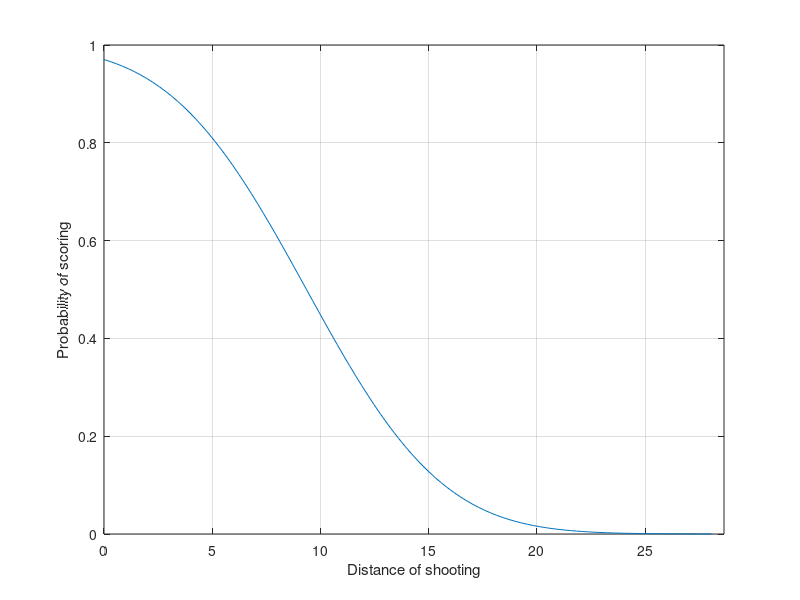

Write MATLAB code to recreate this figure. (Note: this script raises an error after producing the figure.)
clear all
close all

% Limits of variables (size of field in meters)
w = 15;
l = 28.65;

% Basket position
xb = 0;
yb = 1.6;

% Discretization
xn = 100;
yn = 100;
[x,y] = meshgrid(linspace(-w/2, w/2, xn), linspace(0, l, yn));

% Model evaluation
d = sqrt((x-xb).^2 + (y-yb).^2);
norm_d = max(max(d));
d = d./norm_d; % Normalization


% Linear model
p1 = 1-d;

% Nonlinear athlete skill model
p2 = 1 - (0.5 + 0.5*erf(4.*(d - 1/3)));


% Plot

% Nonlinear model
figure(1)
plot(linspace(0,norm_d,100), 1 - (0.5 + 0.5*erf(4.*(linspace(0,1,100) - 1/3))));
xlabel('Distance of shooting');
ylabel('Probability of scoring');
axis([0 l 0 1]);
grid on

% Probabilities
figure(2);
court = imread('fullcourt.png');                 % Court image
courtAlpha = rgb2gray(1.0 * (court < 200));      % Alpha channel
court_size = size(court);
black = cat(3, ...                               % Black image
  zeros(court_size(1:2)),...
  zeros(court_size(1:2)),...
  zeros(court_size(1:2)));

% Rescale the grid to fit the court background
x = linspace(0,court_size(2), xn);
y = linspace(0,court_size(1), yn);

subplot(1,2,1);

% Plot the probabilities contours
[C,h] = contourf(x, y, p1, 9);
hold on

% Overlay court
ii = imshow(black);
ii.AlphaData = courtAlpha;

% Embelishments... 
h.LineStyle = 'none';
pbaspect([w l w]);
axis tight;
c = colorbar;
c.Label.String = 'Probability of scoring';
c.Limits = [0 1];

subplot(1,2,2);
[C,h] = contourf(x, y, p2, 9);
hold on

% Overlay court
ii = imshow(black);
ii.AlphaData = courtAlpha;

% Embelishments...
h.LineStyle = 'none';
pbaspect([w l w]);
axis tight;
c = colorbar;
c.Label.String = 'Probability of scoring';
c.Limits = [0 1];
